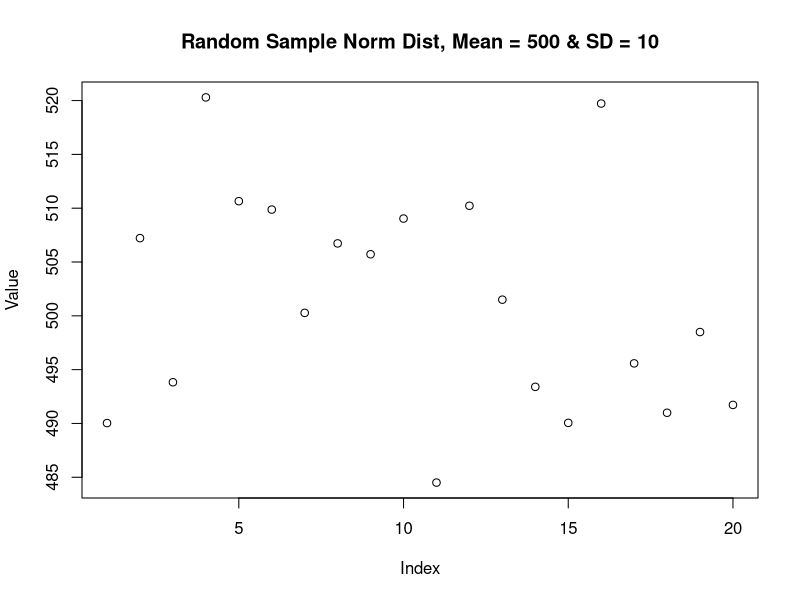

Write the R code that produced this figure.
## ---- chunk 1
my_first_variable <- 35
## ---- chunk 2
my_second_variable <- signif(my_first_variable/9, 3)
## ---- chunk 3
print(my_second_variable)
## ---- chunk 4
my_third_variable <- floor(my_second_variable)
## ---- chunk 5
print(my_third_variable)
## ---- chunk 6
set.seed(8675309)
## ---- chunk 7
plot_data <- rnorm(20, mean=500, sd=10)
plot(plot_data,
     ylab = "Value",            # Y-axis label
     main = "Random Sample Norm Dist, Mean = 500 & SD = 10"  # Title
     )
